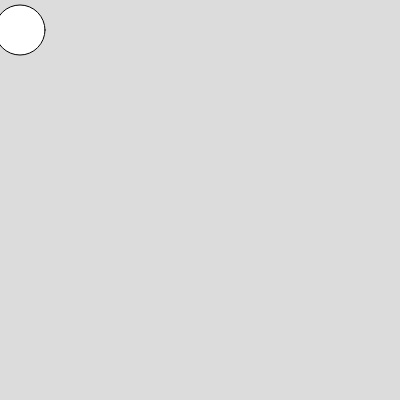
Frame 1 (no input)
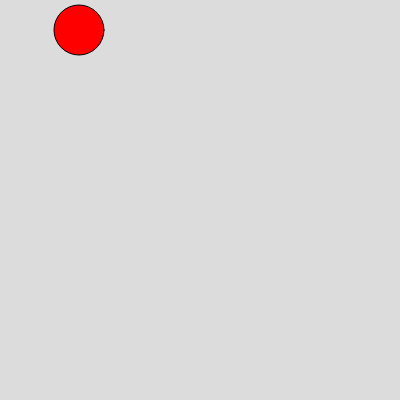
Frame 60 (no input)
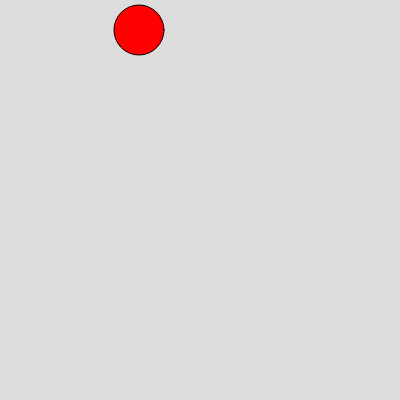
Frame 120 (the mouse pressed at the canvas centre since frame 60)

The p5.js sketch that drew these frames (run headless with seeded random() and noise() and a simulated clock; from frame 60 on, the mouse is pressed at the canvas centre):

// p5.js sketch
// ── sketch.js
var ball={
  x:20,
  y:30,
  r:50,
  xspeed:0,
  yspeed:0,
 color:["blue","red","green","purple"],
}
function setup() {
  createCanvas(400, 400);
}

function draw() {
  background(220);
  circle(ball.x,ball.y,ball.r);
  fill(ball.color[1]);
  ball.xspeed=1;
  ball.x=ball.x+ball.xspeed;
}
